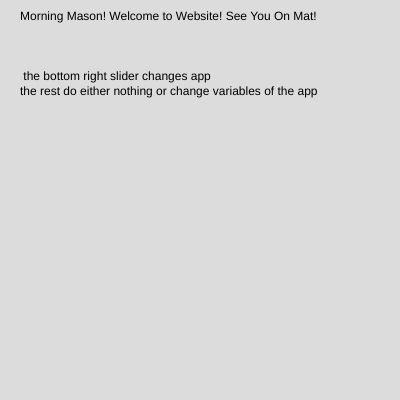
Frame 1 (no input)
Frame 60 (no input): identical to frame 1, image omitted
Frame 120 (the mouse pressed at the canvas centre since frame 60): identical to frame 1, image omitted

The p5.js sketch that drew this single still picture (run headless with seeded random() and noise() and a simulated clock; from frame 60 on, the mouse is pressed at the canvas centre):

// p5.js sketch
// ── sketch.js

let sliders = [];
let variables = [];
let v = {};

let img;

let mouseState = 0;

function setup() {
  createCanvas(400, 400);

  for(let i = 0; i < 8; i++){
    sliders.push(createSlider(8, 100, 1, 0));
    variables.push(0);
  }

  img = createGraphics(width, height);
  pvalues = [0, 0, 0, 0, 0, 0, 0, 0];
}

let pvalues = [];
let change = false;

function draw() {
  values = [];

  for(let i = 0; i < 8; i++){
    values.push(sliders[i].value());
    if(values[i] !== pvalues[i]){
      change = true;
      background(255);
      variables = [0, 0, 0, 0, 0, 0, 0, 0];
    }
  }

  state = int(values[7] / 16.67);

  switch(state){
    case 0:
      home();
      break;
    case 1:
      wave();
      break;
    case 2:
      tree();
      break;
    case 3:
      star();
      break;
    case 4:
      bounce();
      break;
    case 5:
      runner();
      break;
  }

  change = false;
  for(let i = 0; i < 8; i++){
    pvalues[i] = values[i];
  }

  if(mouseState == 1){
    mouseState++;
  }
}

function home(){
  background(220);
  let message = "Morning Mason! Welcome to Website! See You On Mat! \n \n \n \n the bottom right slider changes app \nthe rest do either nothing or change variables of the app";

  text(message, 20, 20);
}


function wave(){
  let v = {
      wavelength: values[0],
      precision: 400 / int(values[1]),
      frequency: values[2],
      framerate: values[3],
      strength: values[4]
  };

  let t = variables[0];
  
  if(frameCount % (65 - v.framerate) == 0){
      background(0);
      img.background(0);
      img.push();
      img.translate(width / 2, height / 2);
      for(let x = -width / 2; x < width / 2; x += v.precision){
          for(let y = -height / 2 - v.precision * v.strength; y < height / 2 + v.precision * v.strength; y += v.precision){
              let z = v.precision * int(sin(((x ** 2 + y ** 2) ** 0.5) * TAU / (101 - v.wavelength) + t) * v.strength / v.precision);

              img.fill(x % 255, y % 255, z / v.strength * 255);

              img.rect(x, y - z, v.precision, v.precision);
              img.rect(-x, y - z, v.precision, v.precision);
          }
      }
      img.pop();

      variables[0] += (TAU / 100) * v.frequency;

      image(img, 0, 0);
  }
}

function tree(){
  v = {
    len: values[0],
    percentMin: values[1],
    percentMax: values[2],
    minA: values[3],
    maxA: values[4],
    stop: values[5] / 10,
    leafS: values[6]
  };

  if(change){
    background("#12afde");
    push();
    translate(200, 350);
    branch(v.len);
    pop();
  }
}

function branch(l){
  l *= random(v.percentMin, v.percentMax) / 100;
  if(l < v.stop){
      leaf();
      return;
  }
  push();
  line(0, 0, 0, -l);
  translate(0, -l);
  push();
  rotate(random(v.minA, v.maxA) * PI / 180);
  branch(l);
  pop();
  push();
  rotate(-random(v.minA, v.maxA) * PI / 180);
  branch(l);
  pop();
  pop();
}

function leaf(){
  push();
  noStroke();
  yellow = [255, 255, 0];
  color = [random(0, 255), random(0, 255), 0];
  avg = [
      (yellow[0] + color[0]) / 2,
      (yellow[1] + color[1]) / 2,
      (yellow[2] + color[2]) / 2,
  ];

  fill(avg);
  rotate(random(0, TAU));
  ellipse(0, 0, v.leafS);
  pop();
}


function star(){
  background(255);
  n = int(values[0] / 3);
  translate(width / 2, height / 2);
  scale(min(width, height) / 4);
  strokeWeight(4 / min(width, height));
  
  let points = [];
  for(let i = 0; i < n; i++){
      points.push({
          x: cos(i * TAU / n + n * 1.5),
          y: sin(i * TAU / n + n * 1.5)
      });
  }

  for(let i = 0; i < points.length; i++){
      for(let j = 0; j < points.length; j++){
          line(
              points[i].x,
              points[i].y,
              points[j].x,
              points[j].y
          );
      }
  }

  for(let i = 0; i < points.length; i++){
      push();
      stroke(255);
      strokeWeight(4 / min(width, height) * 2);
      j = (i + 1) % points.length;
      line(
          points[i].x,
          points[i].y,
          points[j].x,
          points[j].y
      );
      pop();
  }
}

function bounce() {
  if (abs(variables[0]) > 220) {
    variables[0] = 0;
  }

  if (abs(variables[1]) > 220) {
    variables[1] = 0;
  }

  if ((variables[2] == 0)) {
    variables[2] = sin(values[0] / (100 / TAU));
  }

  if ((variables[3] == 0)) {
    variables[3] = cos(values[0] / (100 / TAU));
  }

  let previousX = variables[0];
  let previousY = variables[1];

  for (let i = 0; i < values[1]; i++) {
    variables[4] %= 256;

    let timeToXBoundary;
    if (variables[2] > 0) {
      timeToXBoundary = (200 - variables[0]) / variables[2];
    } else if (variables[2] < 0) {
      timeToXBoundary = (-200 - variables[0]) / variables[2];
    } else {
      timeToXBoundary = Infinity; // No horizontal movement
    }

    let timeToYBoundary;
    if (variables[3] > 0) {
      timeToYBoundary = (200 - variables[1]) / variables[3];
    } else if (variables[3] < 0) {
      timeToYBoundary = (-200 - variables[1]) / variables[3];
    } else {
      timeToYBoundary = Infinity; // No vertical movement
    }

    let timeToNextBounce = Math.min(Math.abs(timeToXBoundary), Math.abs(timeToYBoundary));

    // Calculate the next position
    let nextX = variables[0] + variables[2] * timeToNextBounce;
    let nextY = variables[1] + variables[3] * timeToNextBounce;

    push();
    translate(200, 200);
    colorMode(HSB);
    stroke(variables[4], 255, 255); // Use stroke for lines
    noFill();
    line(previousX, previousY, nextX, nextY); // Draw a line segment
    pop();

    // Update current position
    variables[0] = nextX;
    variables[1] = nextY;
    previousX = nextX; // Store current position for the next line segment
    previousY = nextY;

    // Handle bounces
    if (Math.abs(timeToXBoundary) <= Math.abs(timeToYBoundary) && isFinite(timeToXBoundary)) {
      variables[2] *= -1;
      variables[4] += 1;
    } else if (isFinite(timeToYBoundary)) {
      variables[3] *= -1;
      variables[4] += 1;
    }
  }
}

function runner(){
  if(variables[2] === 0){
    variables = [
      0,
      0,
      [],
      [],
      [],
      [],
      [],
      []
    ];
  }

  variables[1] += 1;

  let x = 100;
  let y = variables[0];
  let t = variables[1]
  let asteroids = variables[2];

  if(mouseState > 0){
    if(mouseY > 200){
      y += 4;
    }

    if(mouseY < 200){
      y -= 4;
    }
  }

  if(abs(y) > 200){
    y *= -.99
  }

  if(random(0, 100) < sqrt(t / 1000)){
    asteroids.push({
      x: 400,
      y: int(random(0, 10)) * 50 - 250
    });
  }

  push();

  background(0);

  translate(0, 200);

  fill("#aeaeae");
  ellipse(x, y, 50, 40)

  for(let i = 0; i < asteroids.length; i++){
    ellipse(
      asteroids[i].x,
      asteroids[i].y,
      50
    );

    asteroids[i].x -= sqrt(t / 100);

    if(
      sqrt(
        (asteroids[i].x - x) ** 2 +
        (asteroids[i].y - y) ** 2
      ) < 40
    ){
      variables[2] = 0
      pop();
      return;
    }

    if(asteroids[i].x < -10){
      for(let j = i; j < asteroids.length - 1; j++){
        asteroids[j] = asteroids[j + 1];
      }

      asteroids.pop();
    }
  }

  pop();

  variables[0] = y;
}

function mousePressed(){
  mouseState++;
}

function mouseReleased(){
  mouseState = 0;
}
